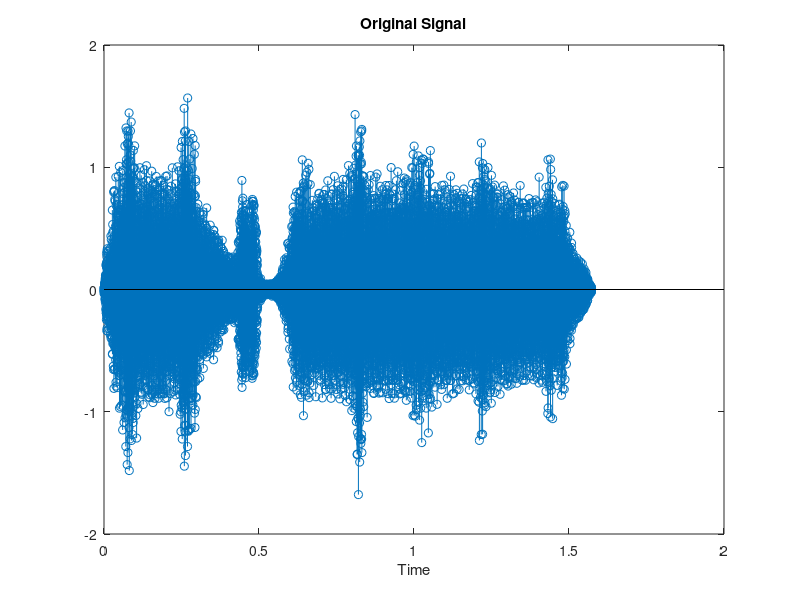
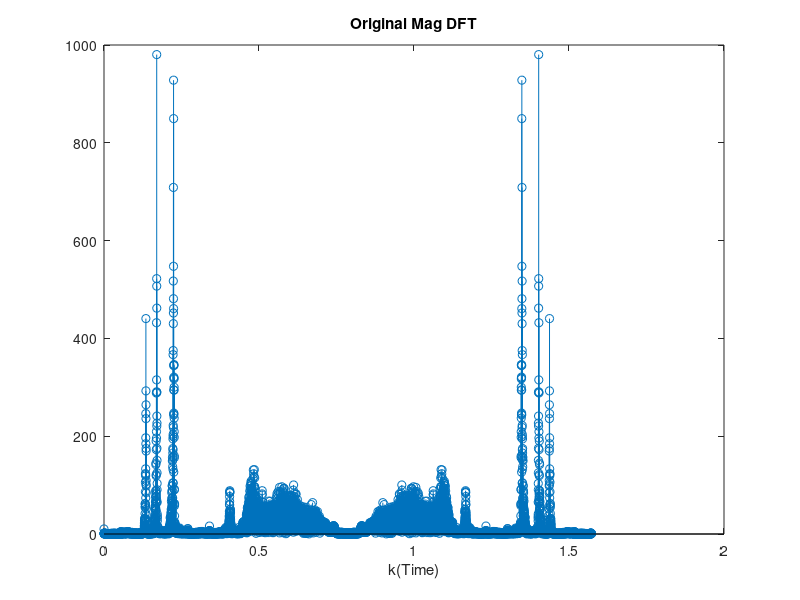
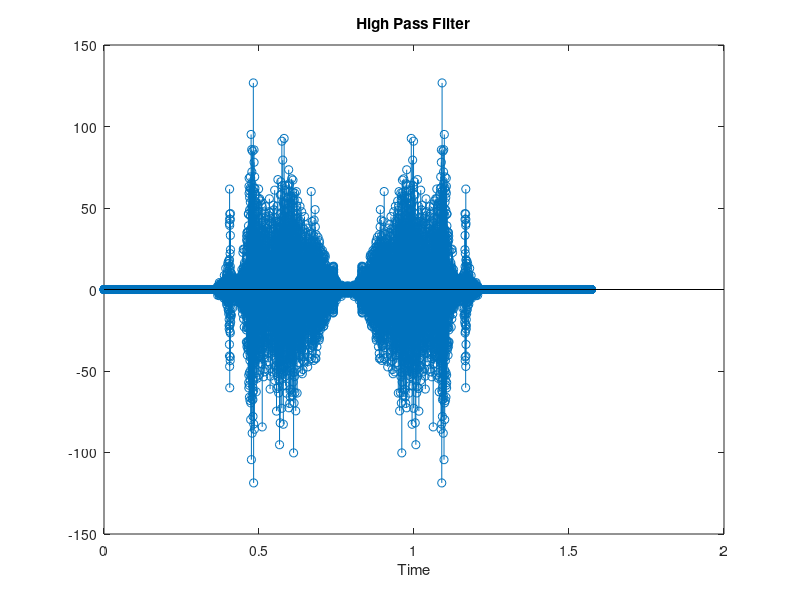
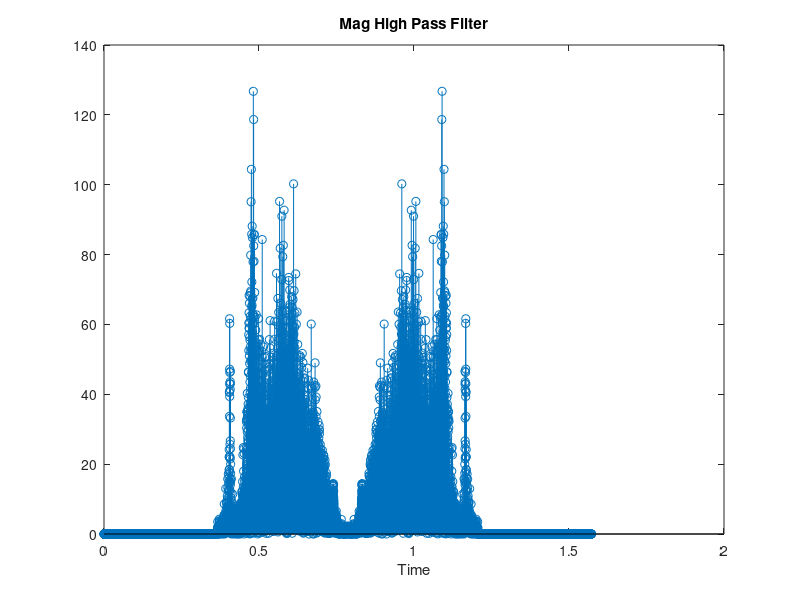

Recreate these plots in MATLAB, in order.
clear all;close all;
load('train_bird.mat')
%soundsc(y,Fs);

Y = fft(y);
L = length(y);
t = 0:1/Fs:(L-1)/Fs;

figure;
stem(t,y);
title('Original Signal');
xlabel('Time');
hold on;

figure;
stem(t,abs(Y));
title('Original Mag DFT');
xlabel('k(Time)');
hold on;

%=============high=============

high = Y;
p = 3000;
for i=1:L,
    if i<p || i>L-p
        high(i) = 0;
    end
end
figure;
stem(t,real(high));
%soundsc(real(ifft(low)),Fs)
title('High Pass Filter');
xlabel('Time');
hold on;

figure;
stem(t,abs(real(high)));
title('Mag High Pass Filter');
xlabel('Time');
hold on;

%=============low=============

low = Y;
p = 3000;
for i=1:L,
    if i>p && i<L-p
        low(i) = 0;
    end
end
figure;
stem(t,real(low));
%soundsc(real(ifft(low)),Fs)
title('Low Pass Filter');
xlabel('Time');
hold on;

figure;
stem(t,abs(real(low)));
title('Mag Low Pass Filter');
xlabel('Time');
hold on;